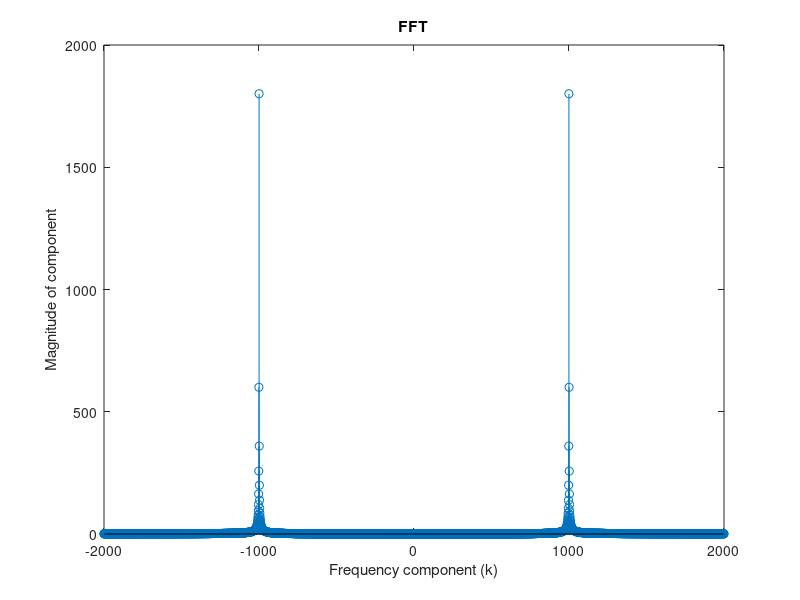
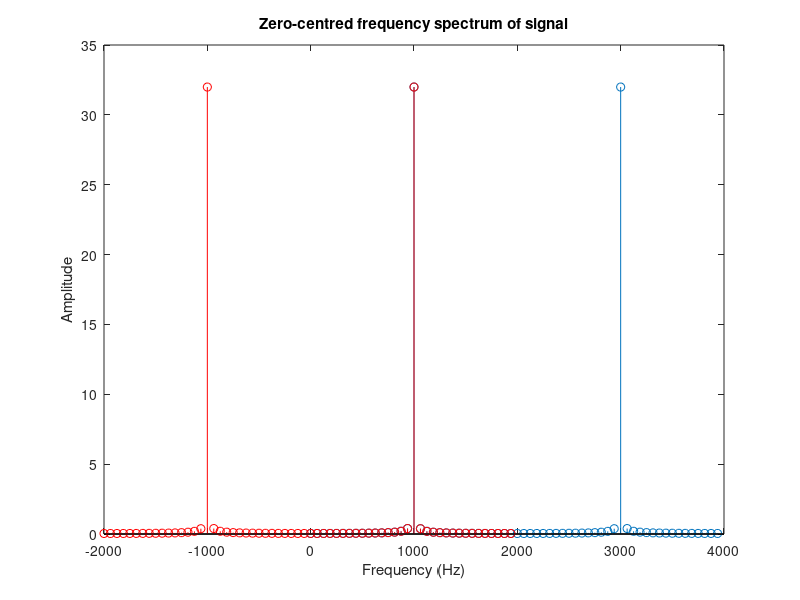

Reproduce these figures in MATLAB, in order.
function doi
    
    fc = 3000;
    N = 64;
    T = 4000;
    
    signal = sin(2 * pi * fc * linspace(0, 1, T));
    
    figure(1);
    fx = zeros(1, T);
    findex = T / 2 * linspace(0, 1, T / 2);
    fx((T / 2) + 1 : end) = findex;
    fx(1 : T / 2) = [-T / 2, -findex(end : -1 : 2)];
    fs = fft(signal);
    stem(fx, abs(fftshift(fs)));
    xlabel('Frequency component (k)');
    ylabel('Magnitude of component');
    title('FFT');

    % -------------------------------------------------------------------------
    
    figure(2);
    fx = zeros(1, N);
    fidx = (T / N) * linspace(0, N - 1, N);
    spectrum = fft(signal, N);
    stem(fidx, abs(spectrum)); hold on;
    xlabel('Frequency (Hz)');
    ylabel('Amplitude');
    title('DFT');
    
    
    %figure(3);
    fidx = (T / N) * linspace(-N / 2, N / 2 - 1, N);
    stem(fidx, abs(fftshift(spectrum)), 'r');
    xlabel('Frequency (Hz)');
    ylabel('Amplitude');
    title('Zero-centred frequency spectrum of signal');
  
endfunction
